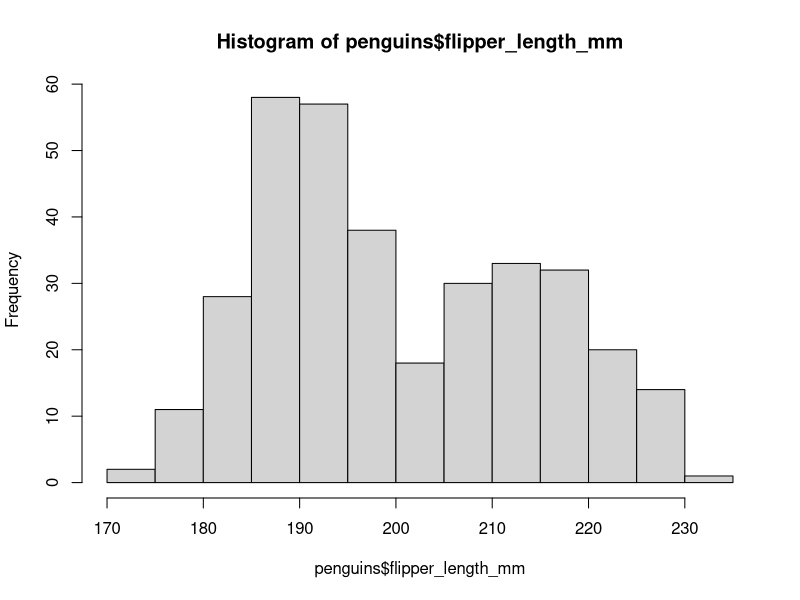
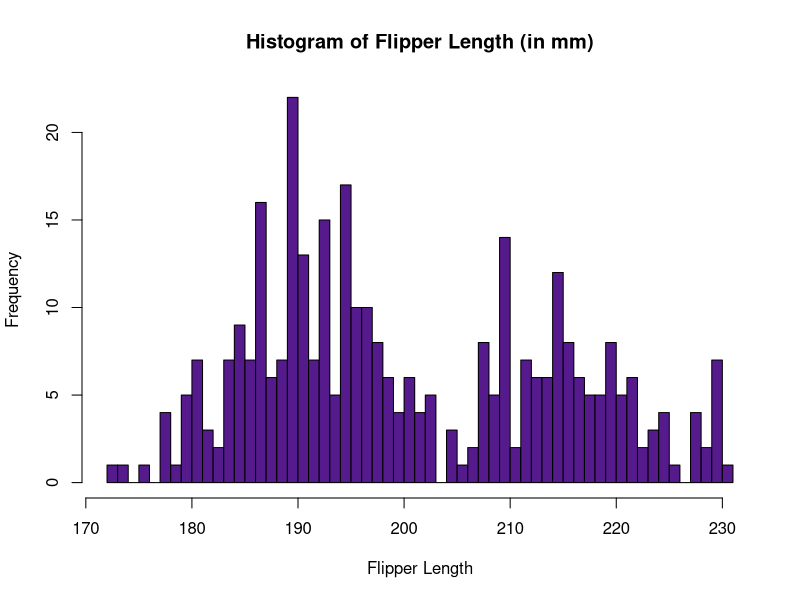
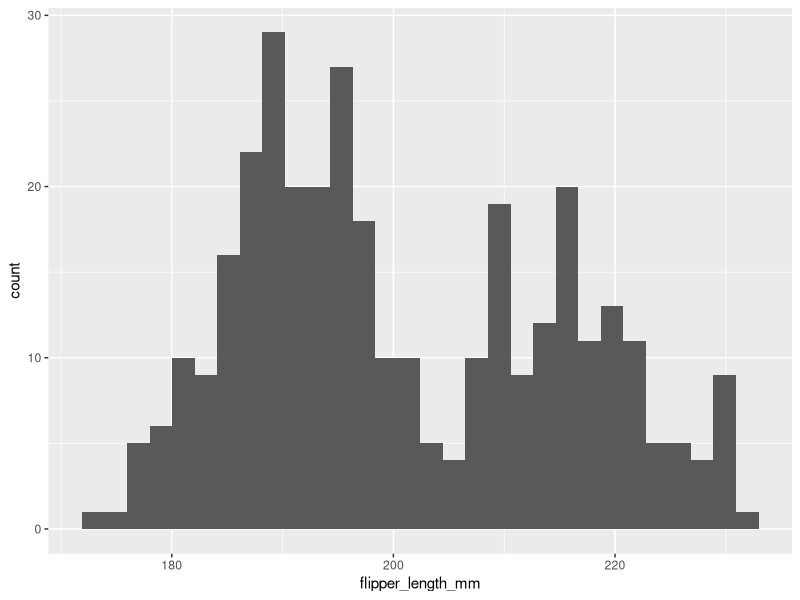
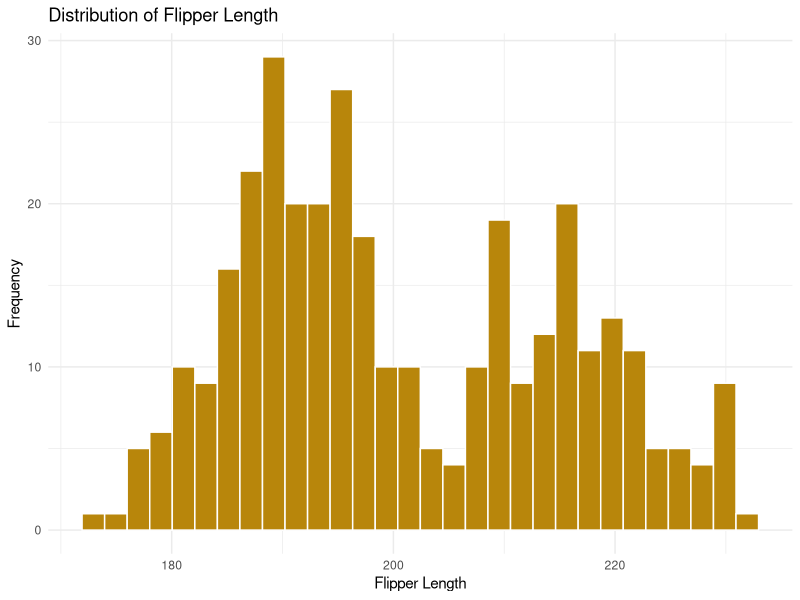
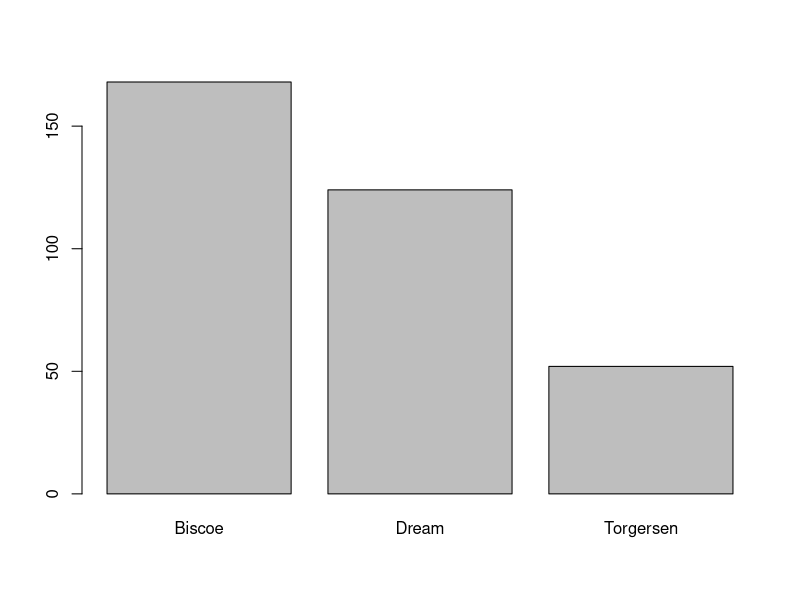
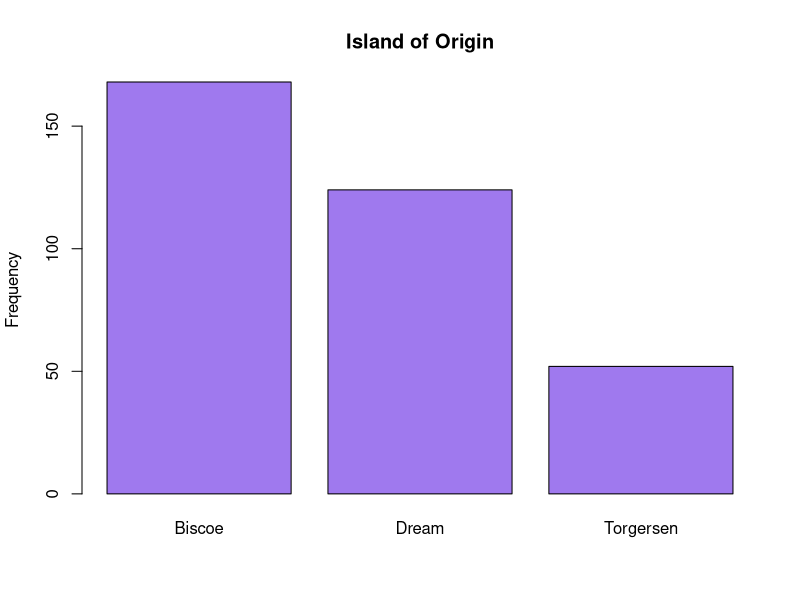
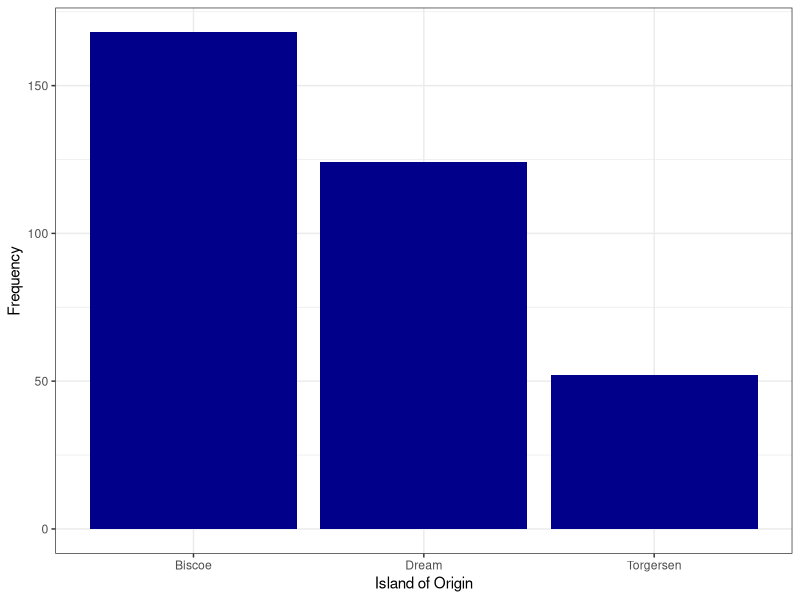
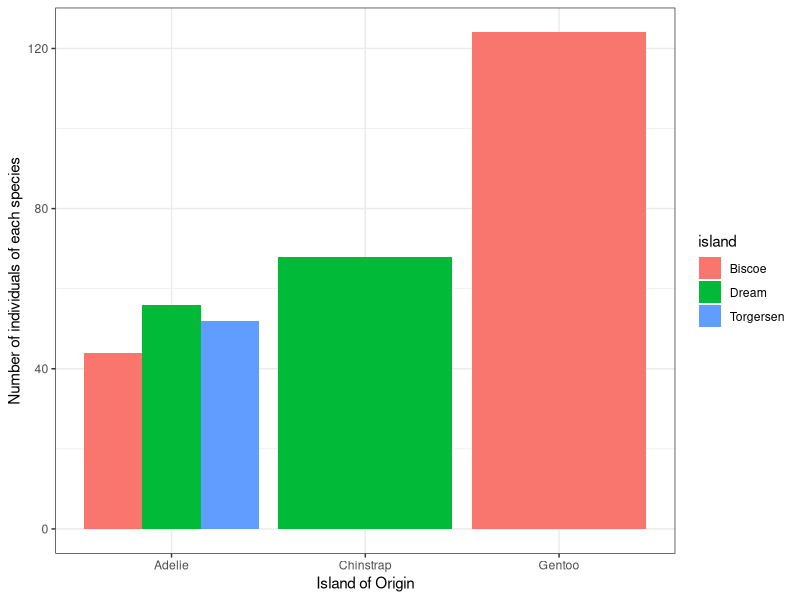

Reproduce these figures in R, in order.
## ---- chunk 1
knitr::opts_chunk$set(echo = TRUE)
##Bring in R's built-in "iris" dataset
## ---- chunk 2
#install.packages("ggplot2")
#install.packages('palmerpenguins')
library(ggplot2)
library(dplyr)
library(palmerpenguins)
## ---- chunk 3
summary(penguins)
## ---- chunk 4
hist(penguins$flipper_length_mm)
## ---- chunk 5
hist(penguins$flipper_length_mm,
     main = "Histogram of Flipper Length (in mm)",   #main title of the graph
     xlab = "Flipper Length",                #x-axis label (can also use ylab for y-axis label)
     col = "purple4",                      #change color of the bars
     breaks = 45)                          #alter the number of bins
## ---- chunk 6
ggplot(penguins, aes(x = flipper_length_mm)) +
  geom_histogram()
## ---- chunk 7
ggplot(penguins, aes(x = flipper_length_mm)) +
  geom_histogram(fill = "darkgoldenrod", #alter the fill color of the bars
                 color = "white") +      #alter the outline color of the bars
  ggtitle("Distribution of Flipper Length") +
  xlab("Flipper Length") +
  ylab("Frequency") +
  theme_minimal()     #changes the background theme.  The default is grey.
  
## ---- chunk 8
#Summarize # of penguins from each 
#island in a table
counts <- table(penguins$island)

#Create the plot
barplot(counts) 
## ---- chunk 9
barplot(counts, 
        main = "Island of Origin",
        col = "mediumpurple2",
        ylab = "Frequency")
## ---- chunk 10
ggplot(penguins, aes(x = island)) +
  geom_bar(fill = "darkblue") +
  xlab("Island of Origin") +
  ylab("Frequency") +
  theme_bw()    #note the difference in background with this theme
## ---- chunk 11
#Make a quick summary table of penguins
#by island:
species_by_island <- penguins %>%
  group_by(species, island) %>%
  tally()

#Graph out the summary table using ggplot2:
ggplot(species_by_island, aes(x = species, y = n, fill = island)) +
  geom_bar(stat = "identity", position = "dodge") +
  xlab("Island of Origin") +
  ylab("Number of individuals of each species") +
  theme_bw()    
## ---- chunk 12
#summarize average flipper length by island
flippers_by_island <- penguins %>%
  group_by(island) %>%
  summarize(mean_flipper_length = mean(flipper_length_mm, na.rm = T))

#graph it out:
ggplot(flippers_by_island, aes(x = island, y = mean_flipper_length, fill = island)) +
  geom_bar(stat = "identity", position = "dodge") +
  xlab("Island of Origin") +
  ylab("Frequency") +
  theme_bw() + 
  theme(legend.position = "none")  +  #use this last line to get rid of the legend 
  scale_fill_manual(values = c("purple4", "darkgoldenrod", "black"))
## ---- chunk 13
plot(penguins$body_mass_g, penguins$flipper_length_mm,
     xlab = "Body mass (in g)",
     ylab = "Flipper Length (in mm)",
     frame = FALSE, #removes the boundary that R automatically puts on a scatterplot
     pch = 19)  #specifies the type of dot
## ---- chunk 14
ggplot(penguins, aes(x = body_mass_g, y = flipper_length_mm)) +
  geom_point() +
  xlab("Body Mass (in g)") +
  ylab("Flipper length (in mm)") +
  theme_classic() +
  geom_smooth(method = lm, color = "red", se=FALSE) 
#lm = linear model
#se = whether or not to include standard error estimates
## ---- chunk 15
ggplot(penguins, aes(x=body_mass_g, y=flipper_length_mm, color=species)) + 
    geom_point(size=6) +
    theme_minimal() +
  scale_color_manual(values = c("purple4", "darkgoldenrod", "black")) +
  xlab("Body mass (in g)") + 
  ylab("Flipper length (in mm)")
